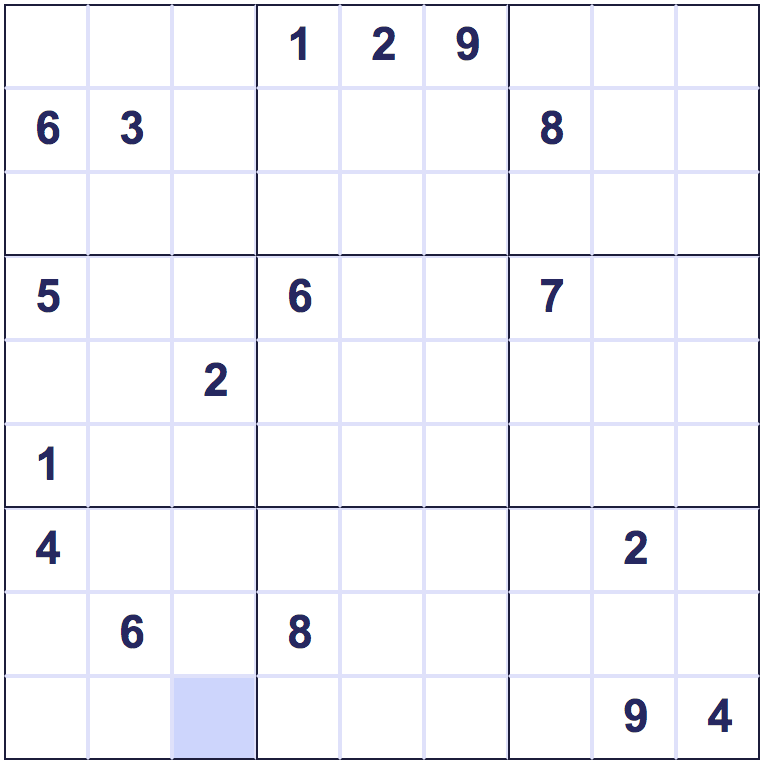
#> input picture image_files/test_images/sudoku_test_image.jpg, 762 x 764 px
$ jupyter execute --allow-errors sudoku_solver.ipynb
#> lines starting #> are read from the running program, lines starting #| are printed output that depends on the picture; after the words box and inside, x2 and y2 are one past the last pixel; in counts of white or black regions, pixels touching at a corner belong together
[cell 1]
import cv2
import pytesseract

from PIL import Image

## Process Sudoku Grid Image

A collection of functions that process a photograph of a sudoku board, parses it into a series of smaller images representing each individual square on the board, and then saves those images as uniquely named files to a local folder.

TODO:
- Set up logic to train pytesseract to do OCR on more fonts

[cell 2]
'''
convert_to_bw is a function that converts the photograph of a sudoku grid
to black and white for improved OCR and then saves the new copy with a
unique filename.
'''
def convert_to_bw(image_file, threshold):
#> called with threshold = 75
    image_filename = image_file[0:len(image_file)-4]

    column = Image.open(image_file)
#> column is the input picture: PIL image 762x764 RGBA; mean R, G, B, A 244.9, 245.2, 248.6, 255
    gray = column.convert('L')
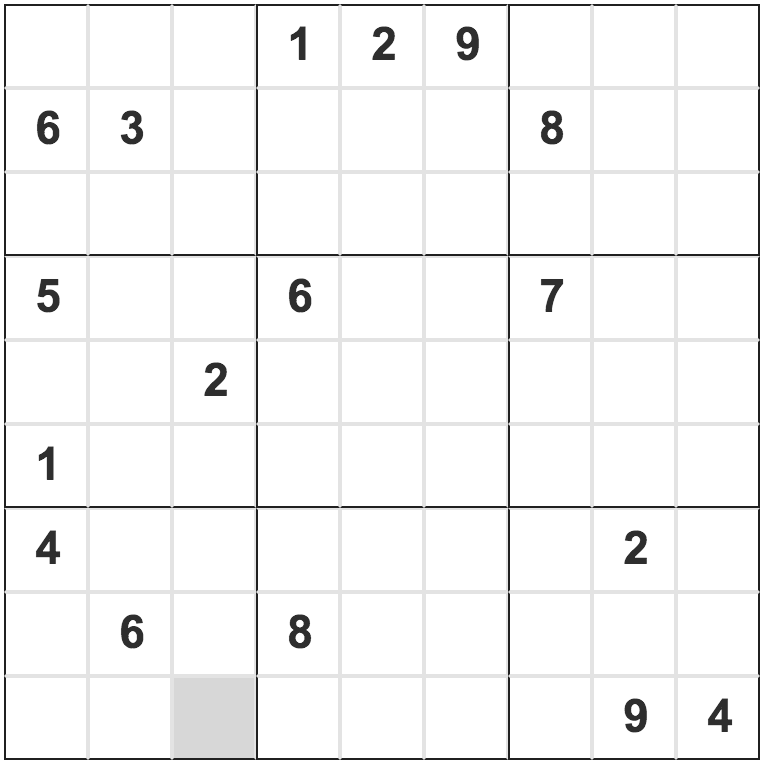
#> gray: PIL image 762x764 L; min 32, max 255, mean 245.5
    blackwhite = gray.point(lambda x: 0 if x < threshold else 255, '1')
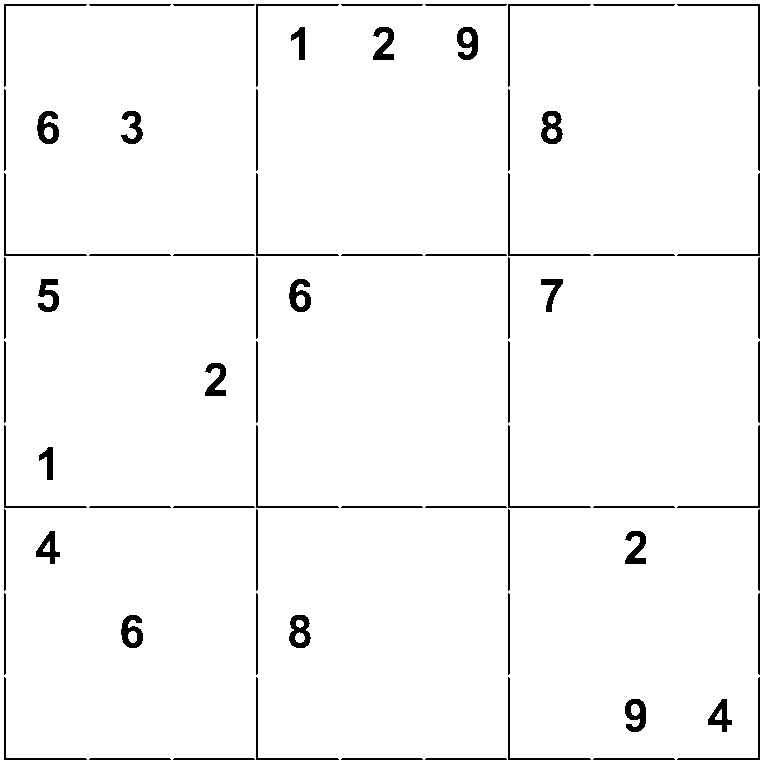
#> blackwhite: PIL image 762x764 1; 96.9% white; 73 black regions, largest, box (x1, y1, x2, y2) and area: (541, 111, 563, 144) 440, (289, 615, 311, 648) 440, (37, 111, 59, 144) 434

    new_filename = image_filename +'_bw.jpg'
    blackwhite.save(new_filename)


def get_image_size(image_file):
    image = Image.open(image_file)
    image_dimensions = image.size
#> image_dimensions = (762, 764)
    return image_dimensions


def crop_image(image_file, left, upper, right, lower):
    im = Image.open(image_file)
    im_crop = im.crop((left, upper, right, lower))
    return im_crop


def generate_box_name(row_id, box_id):
    box_name = str(row_id) + '_' + str(box_id)
    return box_name


def save_cropped_image(cropped_image, box_name, file_path='image_files/box_images/'):
    composite_file_path = file_path + box_name + '.jpg'
    cropped_image.save(composite_file_path)


def refine_cropped_image(cropped_image, temp_image_path='image_files/temp_image_files/temp_image.jpg'):
    cropped_image.save(temp_image_path)
    image_size = get_image_size(temp_image_path)
    trim_size = image_size[0] * 0.1
    trimmed_image = crop_image(temp_image_path, trim_size, trim_size, (image_size[0]-trim_size), (image_size[1]-trim_size))

    return trimmed_image

# TODO: Need to break up into smaller functions
def generate_crop_coordinates(image_file, grid_size=9):
    image_dimensions = get_image_size(image_file)
#> image_dimensions = (762, 764)
    image_width = image_dimensions[0]
#> image_width = 762
    image_height = image_dimensions[1]
#> image_height = 764

    box_size_x = (image_width / grid_size)
#> box_size_x = 84.67
    box_size_y = (image_height / grid_size)
#> box_size_y = 84.89

    row_id = 1
    current_upper = 0
    current_lower = current_upper + box_size_y
#> current_lower = 84.89

    while row_id <= 9:
        box_id = 1
        current_left = 0
        current_right = current_left + box_size_x
#> current_right = 84.67

        while box_id <= 9:
            cropped_image = crop_image(image_file, current_left, current_upper, current_right, current_lower)
            cropped_image = refine_cropped_image(cropped_image)
#> in crop_image (call 2), `im_crop = im.crop((left, upper, right, lower))`: im_crop: PIL image 68x68 L; every value is 255

            box_name = generate_box_name(row_id, box_id)

            save_cropped_image(cropped_image, box_name)

            current_left +=box_size_x
#> current_left = 84.67
            current_right += box_size_x
#> current_right = 169.3
            box_id +=1

        current_upper += box_size_y
#> current_upper = 84.89
        current_lower += box_size_y
#> current_lower = 169.8
        row_id +=1


convert_to_bw('image_files/test_images/sudoku_test_image.jpg', 75)

generate_crop_coordinates('image_files/test_images/sudoku_test_image_bw.jpg')

[cell 3]
import os
from shutil import copyfile

def duplicate_cropped_image(directory):
    for filename in os.listdir(directory):
        if filename.endswith(".jpg") and len(filename) == 7:
            base_filename = filename[0:len(filename)-4]
            for n in range(1,6):
                copy_filename = base_filename + '_copy' + str(n) + '.jpg'
                src = directory + filename
                dst = directory + copy_filename
                copyfile(src, dst)


def get_list_of_box_names(directory):
    box_name_list = []
    for filename in os.listdir(directory):
        if filename.endswith(".jpg") and 'composite' not in filename:
            box_name = filename[0:3]
            box_name_list.append(box_name)
    box_name_list = set(box_name_list)
    return box_name_list


def get_list_of_file_copy_names(box_name, directory):
    file_name_list = []
    for filename in os.listdir(directory):
        if box_name in filename and 'composite' not in filename:
            file_name_list.append(filename)

    return file_name_list


def produce_composite_images(box_name_list, directory):
    for box_name in box_name_list:
        file_name_list = get_list_of_file_copy_names(box_name, directory)

        images = [Image.open(directory + x) for x in file_name_list]
        widths, heights = zip(*(i.size for i in images))

        total_width = sum(widths)
        max_height = max(heights)

        new_im = Image.new('RGB', (total_width, max_height))

        x_offset = 0
        for im in images:
            new_im.paste(im, (x_offset,0))
            x_offset += im.size[0]

        composite_image_name = box_name + '_composite.jpg'
        new_im.save(directory + composite_image_name)


def build_composite_images(directory):
    box_id_list = get_list_of_box_names(directory)

    duplicate_cropped_image(directory)

    box_name_list = get_list_of_box_names(directory)

    produce_composite_images(box_name_list, directory)


active_ditectory = 'image_files/box_images/'
#> active_ditectory = 'image_files/box_images/'

build_composite_images(active_ditectory)

## Read Grid from Images

[cell 4]
def adjust_box_threshold(file_path, box_name):
    composite_file_path = file_path + box_name + '.jpg'
    img = cv2.imread(composite_file_path)
    ret,img = cv2.threshold(img,127,255,cv2.THRESH_BINARY)
    cv2.imwrite(composite_file_path, img)


def read_box_image(file_path, box_name, temp_image_path = 'image_files/temp_image_files/temp_image.jpg'):
    composite_file_path = file_path + box_name + '.jpg'

    # [6 lines of commented-out code are left out]
    img = cv2.imread(composite_file_path)
    ret,img = cv2.threshold(img,127,255,cv2.THRESH_BINARY)
    text = pytesseract.image_to_string(img, config='--psm 10 --oem 3 -c tessedit_char_whitelist=0123456789')
    return text

def collapse_value_text(box_value):
    expanded_box_value_dict = {}
    for char in box_value:
        if char not in expanded_box_value_dict.keys():
            expanded_box_value_dict[char] = 1
        else:
            expanded_box_value_dict[char] +=1

    assumed_box_value = max(expanded_box_value_dict, key=expanded_box_value_dict.get)
    return assumed_box_value


def blanks_as_zeros(box_value):
    if len(box_value) == 0:
        return '0'
    else:
        return box_value

def read_box_images_to_grid(file_path='image_files/box_images/'):
    starting_grid = [[],[],[],[],[],[],[],[],[]]

    starting_row_number = 1

    while starting_row_number <=9:
        starting_box_number = 1

        while starting_box_number <=9:
            box_name = generate_box_name(starting_row_number, starting_box_number)
            box_name = box_name + '_composite'

            adjust_box_threshold(file_path, box_name)

            box_value = read_box_image(file_path, box_name)

            box_value = blanks_as_zeros(box_value)

            box_value = collapse_value_text(box_value)

            box_value = int(box_value)

            starting_grid[starting_row_number-1].append(box_value)

            starting_box_number +=1

        starting_row_number +=1

    return starting_grid


#> (the rest of this cell did not finish here and is left out)

## Logic for completing an incomplete sudoku grid

abc

[cell 5]
from solver_tools import GridSolver
from grid_box import GridBox

### Run GridSolver using provided arguments

#> (a cell that did not finish here is left out)

## Scratch Pad

[cell 7]
#image_path = 'membership_options_test_image.jpg'
image_path = 'image_files/box_images/1_1.jpg'

image_size = get_image_size(image_path)
#> image_size = (68, 68)

cropped_image = crop_image(image_path, 20, 20, (image_size[0]-20), (image_size[1]-20))
#> cropped_image: PIL image 28x28 L; every value is 255

cropped_image.save('test_cropped_image.jpg')

img = cv2.imread('test_cropped_image.jpg')
#> img: shape (28, 28, 3); every value is 255

#> (the rest of this cell did not finish here and is left out)
